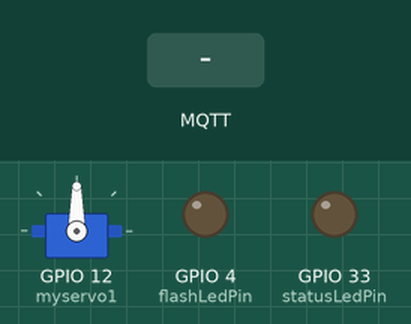
Simulated run of this sketch. Board: ESP32. On the bench: servo, output pins drawn as LEDs (lit = HIGH). The inputs (shaded band) are chosen by the test bench. WiFi joins after 1.5 s; servers stay silent unless stated; no MQTT or app messages arrive unless stated; what the sketch prints to the serial monitor is not drawn.

Above: at 5.2 s.
5.3 s: MQTT message "true" arrives on the first subscribed topic
At 6.5 s:
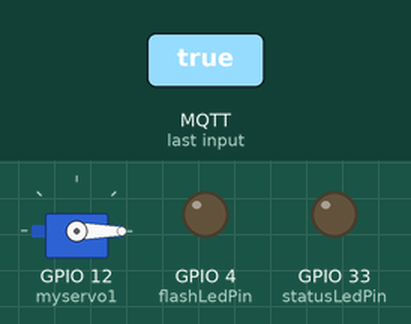
6.8 s: MQTT message "false" arrives on the first subscribed topic
At 7.6 s:
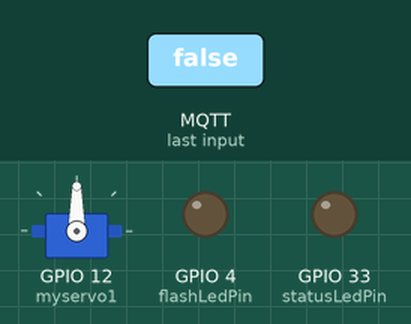
Timing chart, 0 to 9.8 s (numbered marks = the images above; inputs shaded):
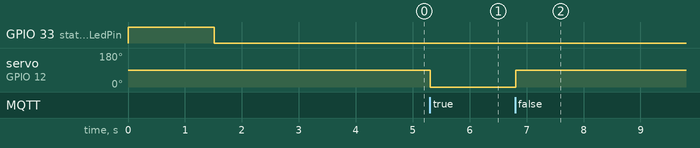

The sketch:

Servo-MQTT-ESP32CAM-BASIC.ino
```cpp
/*
 * Programa básico de servo
 * por: Hugo Escalpelo
 * Fecha: 28 de julio de 2021
 * Actualizado por: Hugo Escalpelo
 * Fecha: 17 de mayo del 2023
 *
 * Este programa demuestra el uso del servo con el ESP32CAM. Esta basado en
 * el programa MQTT Basic
 *
 * Componente     PinESP32CAM     Estados lógicos
 * ledStatus------GPIO 33---------On=>LOW, Off=>HIGH
 * ledFlash-------GPIO 4----------On=>HIGH, Off=>LOW
 *
 * Servo          pinESP32CAM
 * GND------------GND
 * Vcc------------5v
 * S--------------GPIO12
 *
 */

//Bibliotecas
#include <WiFi.h>  // Biblioteca para el control de WiFi
#include <PubSubClient.h> //Biblioteca para conexion MQTT
#include <ESP32Servo.h> // Biblioteca para el servo

//Datos de WiFi
const char* ssid = "AXTEL XTREMO-18D6";  // Aquí debes poner el nombre de tu red
const char* password = "038C18D6";  // Aquí debes poner la contraseña de tu red

//Datos del broker MQTT
const char* mqtt_server = "192.168.15.15"; // Si estas en una red local, coloca la IP asignada, en caso contrario, coloca la IP publica
IPAddress server(192,168,15,15);

// Objetos
WiFiClient espClient; // Este objeto maneja los datos de conexion WiFi
PubSubClient client(espClient); // Este objeto maneja los datos de conexion al broker
Servo myservo1; // Este objeto maneja las funciones del servomotor

// Variables
int flashLedPin = 4;  // Para indicar el estatus de conexión
int statusLedPin = 33; // Para ser controlado por MQTT
long timeNow, timeLast; // Variables de control de tiempo no bloqueante
int data = 0; // Contador
int wait = 5000;  // Indica la espera cada 5 segundos para envío de mensajes MQTT
int posicion = 0; // Esta variable almacena la posicion del servo
byte SERVO_CLOSED = 0;
byte SERVO_OPENED = 90;

// Inicialización del programa
void setup() {
  // Iniciar comunicación serial
  Serial.begin (115200);
  pinMode (flashLedPin, OUTPUT);
  pinMode (statusLedPin, OUTPUT);
  digitalWrite (flashLedPin, LOW);
  digitalWrite (statusLedPin, HIGH);

  Serial.println();
  Serial.println();
  Serial.print("Conectar a ");
  Serial.println(ssid);

  WiFi.begin(ssid, password); // Esta es la función que realiz la conexión a WiFi

  while (WiFi.status() != WL_CONNECTED) { // Este bucle espera a que se realice la conexión
    digitalWrite (statusLedPin, HIGH);
    delay(500); //dado que es de suma importancia esperar a la conexión, debe usarse espera bloqueante
    digitalWrite (statusLedPin, LOW);
    Serial.print(".");  // Indicador de progreso
    delay (5);
  }

  // Cuando se haya logrado la conexión, el programa avanzará, por lo tanto, puede informarse lo siguiente
  Serial.println();
  Serial.println("WiFi conectado");
  Serial.println("Direccion IP: ");
  Serial.println(WiFi.localIP());

  // Si se logro la conexión, encender led
  if (WiFi.status () > 0){
  digitalWrite (statusLedPin, LOW);
  }

  delay (1000); // Esta espera es solo una formalidad antes de iniciar la comunicación con el broker

  // Conexión con el broker MQTT
  client.setServer(server, 1883); // Conectarse a la IP del broker en el puerto indicado
  client.setCallback(callback); // Activar función de CallBack, permite recibir mensajes MQTT y ejecutar funciones a partir de ellos
  delay(1500);  // Esta espera es preventiva, espera a la conexión para no perder información

  // Seccion de manejo del servo

  myservo1.attach (12);


  timeLast = millis (); // Inicia el control de tiempo
}// fin del void setup ()

// Cuerpo del programa, bucle principal
void loop() {
  //Verificar siempre que haya conexión al broker
  if (!client.connected()) {
    reconnect();  // En caso de que no haya conexión, ejecutar la función de reconexión, definida despues del void setup ()
  }// fin del if (!client.connected())
  client.loop(); // Esta función es muy importante, ejecuta de manera no bloqueante las funciones necesarias para la comunicación con el broker

  timeNow = millis(); // Control de tiempo para esperas no bloqueantes
  if (timeNow - timeLast > wait) { // Manda un mensaje por MQTT cada cinco segundos
    timeLast = timeNow; // Actualización de seguimiento de tiempo

    //En esta sección va el codigo para enviar algo por MQTT
    //data++; // Incremento a la variable para ser enviado por MQTT
    char dataString[8]; // Define una arreglo de caracteres para enviarlos por MQTT, especifica la longitud del mensaje en 8 caracteres
    //dtostrf(data, 1, 2, dataString);  // Esta es una función nativa de leguaje AVR que convierte un arreglo de caracteres en una variable String
    //Serial.print("Contador: "); // Se imprime en monitor solo para poder visualizar que el evento sucede
    //Serial.println(dataString);
    //cilient.publish("codigoIoT/ejemplo/mqtt", dataString); // Esta es la función que envía los datos por MQTT, especifica el tema y el valor

  }// fin del if (timeNow - timeLast > wait)
}// fin del void loop ()

// Funciones de usuario

// Esta función permite tomar acciones en caso de que se reciba un mensaje correspondiente a un tema al cual se hará una suscripción
void callback(char* topic, byte* message, unsigned int length) {

  // Indicar por serial que llegó un mensaje
  Serial.print("Llegó un mensaje en el tema: ");
  Serial.print(topic);

  // Concatenar los mensajes recibidos para conformarlos como una varialbe String
  String messageTemp; // Se declara la variable en la cual se generará el mensaje completo
  for (int i = 0; i < length; i++) {  // Se imprime y concatena el mensaje
    Serial.print((char)message[i]);
    messageTemp += (char)message[i];
  }

  // Se comprueba que el mensaje se haya concatenado correctamente
  Serial.println();
  Serial.print ("Mensaje concatenado en una sola variable: ");
  Serial.println (messageTemp);

  // En esta parte puedes agregar las funciones que requieras para actuar segun lo necesites al recibir un mensaje MQTT

  // Ejemplo, en caso de recibir el mensaje true - false, se cambiará el estado del led soldado en la placa.
  // El ESP323CAM está suscrito al tema codigoIoT/ejemplo/servo
  if (String(topic) == "codigoIoT/ejemplo/servo") {  // En caso de recibirse mensaje en el tema codigoIoT/ejemplo/mqttin
    if(messageTemp == "true"){
      Serial.println("Servo posicion cerrado");
      myservo1.write (SERVO_CLOSED);

      //digitalWrite(flashLedPin, HIGH);
    }// fin del if (String(topic) == "codigoIoT/ejemplo/servo")
    else if(messageTemp == "false"){
      Serial.println("Servo posicion abierto");
      myservo1.write (SERVO_OPENED);

      //digitalWrite(flashLedPin, LOW);
    }// fin del else if(messageTemp == "false")
  }// fin del if (String(topic) == "codigoIoT/ejemplo/servo")
}// fin del void callback

// Función para reconectarse
void reconnect() {
  // Bucle hasta lograr conexión
  while (!client.connected()) { // Pregunta si hay conexión
    Serial.print("Tratando de contectarse...");
    // Intentar reconexión
    if (client.connect("ESP32CAMClient")) { //Pregunta por el resultado del intento de conexión
      Serial.println("Conectado");
      client.subscribe("codigoIoT/ejemplo/servo"); // Esta función realiza la suscripción al tema
    }// fin del  if (client.connect("ESP32CAMClient"))
    else {  //en caso de que la conexión no se logre
      Serial.print("Conexion fallida, Error rc=");
      Serial.print(client.state()); // Muestra el codigo de error
      Serial.println(" Volviendo a intentar en 5 segundos");
      // Espera de 5 segundos bloqueante
      delay(5000);
      Serial.println (client.connected ()); // Muestra estatus de conexión
    }// fin del else
  }// fin del bucle while (!client.connected())
}// fin de void reconnect(
```

Measured:
- after the input at 5.3 s, servo on GPIO 12 (myservo1): 90° → 0° at once
- after the input at 6.8 s, servo on GPIO 12 (myservo1): 0° → 90° at once
